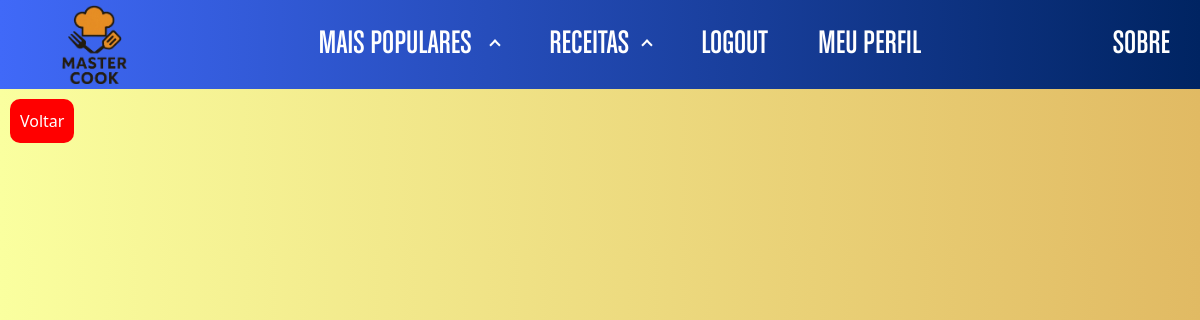
Before: /area_administrativa/minhas-receitas/p (signed in) with the older database file.
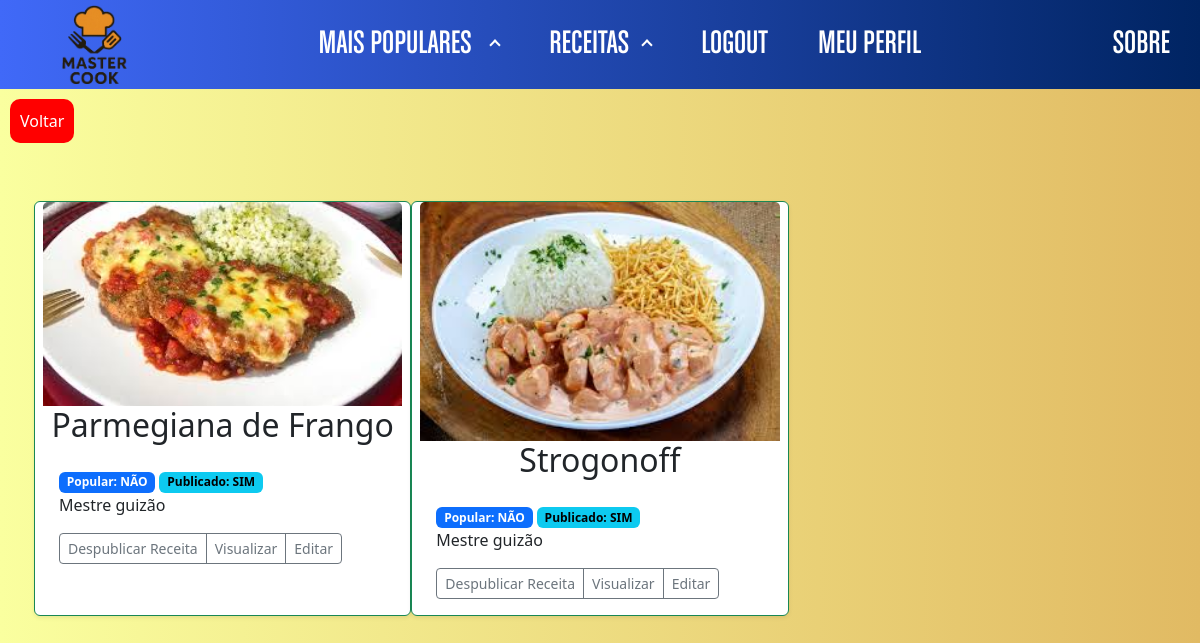
After: the same page with the newer database file.
### mastercook/area_administrativa/models.py (models this page shows, shortened)
class Receita(models.Model):
    DOCE = "D"
    SALGADA = "S"
    CATEGORIA_CHOICES=(
        (DOCE,'Doce'),
        (SALGADA,'Salgada'),
    )
    nome_prato = models.CharField(verbose_name="Nome do prato",max_length=50, blank=True, null=True)
    receita = models.TextField(max_length=200, blank=True, null=True)
    imagem = models.ImageField(
        upload_to="receitas/",   # pasta dentro de MEDIA_ROOT
        blank=True,
        null=True
    )
    mestre = models.ForeignKey(Usuario, on_delete=models.DO_NOTHING, blank = True, null = True)
    popular = models.BooleanField(default=False)
    tempo_preparo = models.PositiveIntegerField(verbose_name="Tempo de preparo (em minutos)", blank = True, null = True, default=0 )
    categoria = models.CharField(
        max_length=1,
        choices=CATEGORIA_CHOICES,
    )
    ativa = models.BooleanField(default=False)
    class Meta:
        verbose_name_plural = 'Receitas'
        verbose_name = 'Receita'
        ordering = ('nome_prato',  'categoria','mestre')

### mastercook/usuarios/models.py (models this page shows)
class Usuario(AbstractUser):
    apelido = models.CharField(max_length=50, blank=True, null=True)
    bio = models.TextField(blank=True, null=True)
    avatar = models.ImageField(
        upload_to="avatar/",   # pasta dentro de MEDIA_ROOT
        blank=True,
        null=True
    )
    def __str__(self):
        return self.username

### mastercook/area_administrativa/views.py (the view)
# urls.py: path('minhas-receitas/', views.index_receitas, name="index_receitas"),
@login_required
def index_receitas(request, t=None):
    receitas_do_mestre = Receita.objects.filter(mestre=request.user)
    if t is None:
        t = 't'
    if (t=='p'):
        receitas_do_mestre = receitas_do_mestre.filter(ativa=True)
    elif (t=='d'):
        receitas_do_mestre = receitas_do_mestre.filter(ativa=False)
    else:
        pass
    return render(request, 'receitas/index.html',  {'minhas_receitas': receitas_do_mestre})

### mastercook/area_administrativa/templates/receitas/index.html (shortened to what this page needs)
{% extends "base.html" %}
{% load static %}
{% block 'head' %}
    <link rel="stylesheet" href="{% static 'css/main.css' %}">
{% endblock %}
{% block 'conteudo'%}
<a href="{% url 'home_area_restrita' %}" style="text-decoration: none; background-color: red; color: white; padding: 10px; display: flex; width: 4pc; margin: 10px; border-radius: 10px;"> Voltar </a>
<div class="album py-5 ">
  <div class="container " id="minhas_receitas">
      <div class="row row-cols-1 row-cols-sm-2 row-cols-md-3 g-3">
  {% for receita in minhas_receitas %}
  <div class="card shadow-sm {% if receita.ativa %}border-success{% else %}border-danger{% endif %}  mb-3" id=minha_receita-{{receita.id}}>
    <img class="card-img-top" src="{{receita.imagem.url}}"  alt="{{ receita.nome_prato}}" title="{{ receita.nome_prato}}-{{ receita.mestre}}">
    <h2 class="fw-normal text-center">{{ receita.nome_prato}}</h2>
    <div class="card-body " id="conteudo_gerenciar_receitas">
        <span class="badge text-bg-primary">Popular:  {% if receita.popular %}SIM{% else %}NÃO{% endif %} </span>
        <span class="badge text-bg-info">Publicado: {% if receita.ativa %}SIM{% else %}NÃO{% endif %}</span>
        <p class="card-text">Mestre {{receita.mestre}}</p>
        <div class="d-flex justify-content-between align-items-center">
            <div class="btn-group">
              {% if receita.ativa %}
                <button type="button" class="btn btn-sm btn-outline-secondary" onclick="alterarPublicacao({{ receita.id }}, false);">Despublicar Receita</button>
              {% else %}
                <button type="button" class="btn btn-sm btn-outline-secondary" onclick="alterarPublicacao({{receita.id}}, true);">Publicar Receita</button>
              {% endif %}
                <button type="button" class="btn btn-sm btn-outline-secondary" onclick="gerenciarReceita('visualizar',{{receita.id}})">Visualizar</button>
                <button type="button" class="btn btn-sm btn-outline-secondary" onclick="gerenciarReceita('editar',{{receita.id}})">Editar</button>
            </div>
        </div>
    </div>
  </div>
    {%endfor%}
  </div>
</div>
</div>
    {% url 'salvar_edicao_receita' 0 as salvar_edicao_receita %}
    {% url 'salvar_publicacao_receita' 0 as salvar_publicacao_receita %}
  {% endblock %}

### mastercook/templates/base.html (shortened to what this page needs)
{% load static %}
<!DOCTYPE html>
<html lang="pt-br">
<head>
    <link href="https://cdn.jsdelivr.net/npm/bootstrap@5.3.7/dist/css/bootstrap.min.css" rel="stylesheet">
    {% block 'head' %} {% endblock %}
    <link rel="stylesheet" href="{% static 'css/main.css'%}">
</head>
<body>
    <nav class="menu-container">
        <ul class="menu">
                <li><a href="{% url 'home' %}"><img src="{% static 'img/logo-site.png' %}" alt="Logo Principal do Site - Master Cook"></a></li>
                <li>
                    <a class="menu_populares" href="#" onclick="abrirSubMenu('menu_populares')">MAIS POPULARES <span class="seta"></span></a>
                </li>
                <li>
                    <a class="menu_receitas" href="#" onclick="abrirSubMenu('menu_receitas')">RECEITAS<span class="seta"></span></a>
                </li>
                {% if user.username %}
                    <li class="nav-item"> <a class="nav-link " href="{% url 'logout' %}">LOGOUT</a> </li>
                    <li class="nav-item"> <a class="nav-link " href="{% url 'home_area_restrita' %}">MEU PERFIL</a> </li>
                {% else %}
                    <li><a href="{% url 'registrar' %}">CADASTRO</a></li>
                    <li><a href="{% url 'login' %}">LOGIN</a></li>
                {% endif %}
                <li><a href="{% url 'sobre' %}">SOBRE</a></li>
        </ul>
    </nav>
    {% block 'conteudo'%} {% endblock %}
</body>
</html>

### mastercook/static/css/main.css (style rules this page uses)
.menu-container { background:linear-gradient(to right,#4069F8,#002462) ; display: flex; flex-wrap: wrap; justify-content: center; align-items: center; padding: 0 10px; font-family: chalet; }
.menu-container ul.menu { list-style: none; width: 100%; margin: 0; display: flex; justify-content: center; align-items: center; gap:10px; }
.menu-container ul.menu li { max-height:90px ; padding:5px 20px; }
.menu-container ul.menu li a { text-decoration: none; color: #fff; font-size: 26pt; }
.menu-container ul.menu li:first-child,.menu-container ul.menu li:last-child { flex-grow: 2; }
.menu-container ul.menu > li:last-child { text-align: right; padding-right: 20px; }
.menu-container ul.menu li img { width: 65px; }
.seta { display: inline-block; width: 8px; height: 8px; border-right: 2px solid white; border-bottom: 2px solid white; transform: rotate(225deg); transition: transform 0.3s ease-in-out; margin-left: 14px; margin-bottom: 4px; }
body { background: linear-gradient(to right, #FAFF9F, #E1BA63); margin: 0%; }

Changed rows visible on the page:
added Receita: imagem (picture), nome_prato "Parmegiana de Frango", popular "NÃO", ativa "SIM", mestre "guizão"
added Receita: imagem (picture), nome_prato "Strogonoff", popular "NÃO", ativa "SIM", mestre "guizão"
